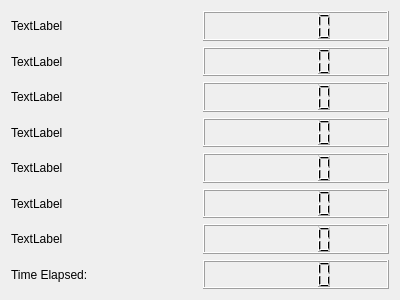
<?xml version="1.0" encoding="UTF-8"?>
<ui version="4.0">
 <class>ValueDisplayBar</class>
 <widget class="QFrame" name="ValueDisplayBar">
  <property name="geometry">
   <rect>
    <x>0</x>
    <y>0</y>
    <width>400</width>
    <height>300</height>
   </rect>
  </property>
  <property name="windowTitle">
   <string>Frame</string>
  </property>
  <layout class="QVBoxLayout" name="verticalLayout">
   <item>
    <layout class="QHBoxLayout" name="display1">
     <item>
      <widget class="QLabel" name="displayLabel1">
       <property name="text">
        <string>TextLabel</string>
       </property>
      </widget>
     </item>
     <item>
      <widget class="QLCDNumber" name="displayNumber1"/>
     </item>
    </layout>
   </item>
   <item>
    <layout class="QHBoxLayout" name="display2">
     <item>
      <widget class="QLabel" name="displayLabel2">
       <property name="text">
        <string>TextLabel</string>
       </property>
      </widget>
     </item>
     <item>
      <widget class="QLCDNumber" name="displayNumber2"/>
     </item>
    </layout>
   </item>
   <item>
    <layout class="QHBoxLayout" name="display3">
     <item>
      <widget class="QLabel" name="displayLabel3">
       <property name="text">
        <string>TextLabel</string>
       </property>
       <property name="textFormat">
        <enum>Qt::AutoText</enum>
       </property>
      </widget>
     </item>
     <item>
      <widget class="QLCDNumber" name="displayNumber3">
       <property name="palette">
        <palette>
         <active>
          <colorrole role="Text">
           <brush brushstyle="SolidPattern">
            <color alpha="255">
             <red>0</red>
             <green>0</green>
             <blue>255</blue>
            </color>
           </brush>
          </colorrole>
         </active>
         <inactive>
          <colorrole role="Text">
           <brush brushstyle="SolidPattern">
            <color alpha="255">
             <red>0</red>
             <green>0</green>
             <blue>0</blue>
            </color>
           </brush>
          </colorrole>
         </inactive>
         <disabled>
          <colorrole role="Text">
           <brush brushstyle="SolidPattern">
            <color alpha="255">
             <red>120</red>
             <green>120</green>
             <blue>120</blue>
            </color>
           </brush>
          </colorrole>
         </disabled>
        </palette>
       </property>
      </widget>
     </item>
    </layout>
   </item>
   <item>
    <layout class="QHBoxLayout" name="display4">
     <item>
      <widget class="QLabel" name="displayLabel4">
       <property name="text">
        <string>TextLabel</string>
       </property>
      </widget>
     </item>
     <item>
      <widget class="QLCDNumber" name="displayNumber4"/>
     </item>
    </layout>
   </item>
   <item>
    <layout class="QHBoxLayout" name="display5">
     <item>
      <widget class="QLabel" name="displayLabel5">
       <property name="text">
        <string>TextLabel</string>
       </property>
      </widget>
     </item>
     <item>
      <widget class="QLCDNumber" name="displayNumber5"/>
     </item>
    </layout>
   </item>
   <item>
    <layout class="QHBoxLayout" name="display6">
     <item>
      <widget class="QLabel" name="displayLabel6">
       <property name="text">
        <string>TextLabel</string>
       </property>
      </widget>
     </item>
     <item>
      <widget class="QLCDNumber" name="displayNumber6"/>
     </item>
    </layout>
   </item>
   <item>
    <layout class="QHBoxLayout" name="display7">
     <item>
      <widget class="QLabel" name="displayLabel7">
       <property name="text">
        <string>TextLabel</string>
       </property>
      </widget>
     </item>
     <item>
      <widget class="QLCDNumber" name="displayNumber7"/>
     </item>
    </layout>
   </item>
   <item>
    <layout class="QHBoxLayout" name="horizontalLayout">
     <item>
      <widget class="QLabel" name="timeLabel">
       <property name="text">
        <string>Time Elapsed:</string>
       </property>
      </widget>
     </item>
     <item>
      <widget class="QLCDNumber" name="timeNumber"/>
     </item>
    </layout>
   </item>
  </layout>
 </widget>
 <resources/>
 <connections/>
</ui>
